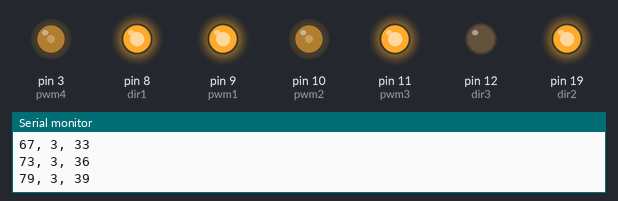
A sketch run on a simulated Arduino Uno, built with avr-gcc and run on an emulated ATmega328P. On the bench: output pins drawn as LEDs (lit = HIGH), the last lines printed to the serial monitor. Pins used as bus, display or sensor lines are not drawn.

Above: at 0.15 s.
At 5.38 s:
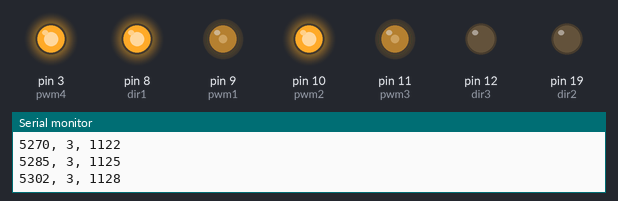
At 9.74 s:
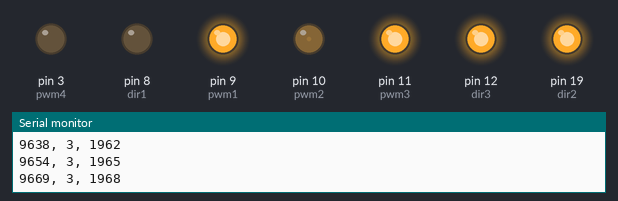
At 19.85 s:
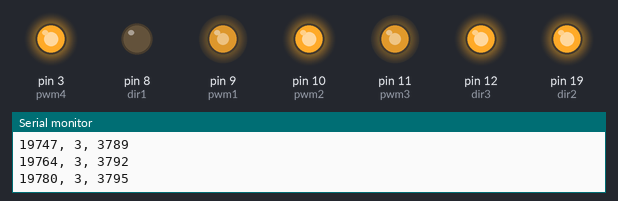
At 29.97 s:
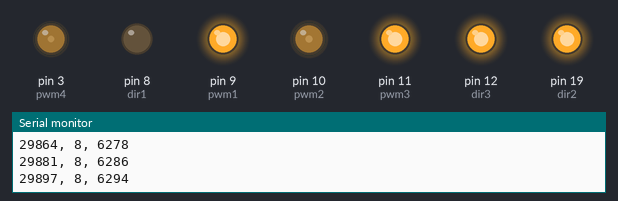
At 39.66 s:
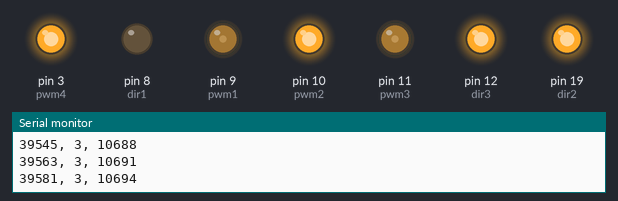
Timing chart, 0 to 40.0 s (numbered marks = the images above):
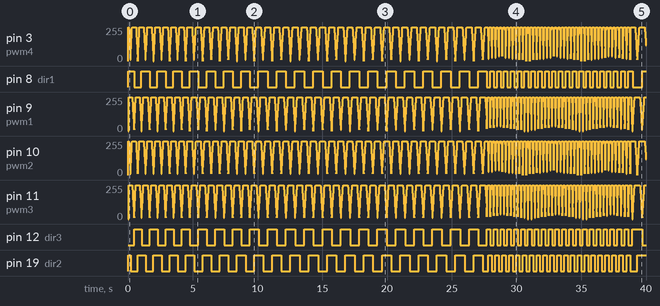

Measured:
- by itself, pin 8 (dir1): LOW → HIGH at 0.01 s, → LOW 0.46 s later, → HIGH 0.57 s later, → LOW 0.63 s later, … (85 changes in this stretch)
- by itself, pin 12 (dir3): goes 4 × (HIGH 0.58 s, LOW 0.61 s), 16 × (HIGH 0.67 s, LOW 0.66 s), 21 × (HIGH 0.27 s, LOW 0.27 s), HIGH 0.76 s, then LOW
- by itself, pin 19 (dir2): LOW → HIGH at 0.01 s, → LOW 0.19 s later, → HIGH 0.56 s later, → LOW 0.61 s later, … (85 changes in this stretch)

The sketch:

trapezoidalStepping4DoF.ino
```cpp
const byte dir1 = 8;
const byte pwm1 = 9;
const byte dir2 = 19;
const byte pwm2 = 10;
const byte dir3 = 12;
const byte pwm3 = 11;
const byte dir4 = 0;
const byte pwm4 = 3;

int val = 0;
int val2 = 0;
int val3 = 0;
int val4 = 0;
unsigned long t = 0;
float w = 0.3;//0.21;//0.42;
float w2 = 0.0005;
int del = 500;
float x = 0;
float y = 0;
unsigned long tick = 0;
long phi_n = 0;
int deltaPhi = 3; //2 (0.4 --> 2.14Hz, 2 --> 10Hz,  4 --> 20Hz) 6 should be ~30Hz
int layerPhaseOffset = 127;
float inc = 1;
boolean atPeak = false;
int sgn = 1;
int ntimes = 0;
long tstart = 0;
int numRamps = 0;

const int t_on1 = 68; // time on
const int t_off1 = 67; // time off (retracted)
//const int t_on1 = 100; // time on
//const int t_off1 = 35; // time off (retracted)
const int t_ramp1 = 30;// time to ramp from on to midpoint
const int maxVal = 255;
const int minVal = -255;
const int t1 = t_ramp1;
const int t2 = t_on1 + t_ramp1;
const int t3 = t_on1 + 3*t_ramp1;
const int t4 = t_on1 + t_off1 + 3*t_ramp1;
//const uint8_t t_per1 = 255// total period of waveform

int trapezoid(int index) {
  //index is 0 --> 255 and represents the position within one cycle of the waveform
  //  t1  t2
  //   ---
  // /     \       t5
  //t0      \    /
  //         ----
  //        t3   t4

  if (index < t1) {
    return (index*maxVal/float(t_ramp1));
  } else if (index < t2) {
    return maxVal;
  } else if (index < t3) {
    return (maxVal + (index-t2)*(minVal - maxVal)/float(2*t_ramp1));
  } else if (index < t4) {
    return minVal;
  } else {
    return (minVal - (index-t4)*minVal/float(t_ramp1));
  }
}

//int trapezoid(int index) {
//  //index is 0 --> 255 and represents the position within one cycle of the waveform
//  return int(maxVal*sin(2*PI*index/255));
//}

void actuate(uint8_t pwm_pin, uint8_t dir_pin, int pwm_val) {
  if (pwm_val < 0) {
    digitalWrite(dir_pin,LOW);
  } else {
    digitalWrite(dir_pin,HIGH);
  }
  analogWrite(pwm_pin,abs(pwm_val));
}

void setup() {
  // put your setup code here, to run once:
  Serial.begin(9600);

  pinMode(dir1, OUTPUT);
  pinMode(pwm1, OUTPUT);
  pinMode(dir2, OUTPUT);
  pinMode(pwm2, OUTPUT);
  pinMode(dir3, OUTPUT);
  pinMode(pwm3, OUTPUT);
  pinMode(dir4, OUTPUT);
  pinMode(pwm4, OUTPUT);

//  while(!Serial);
//  Serial.println("started");
//  analogWrite(pwm,255);
//  digitalWrite(dir, HIGH);
//  analogWrite(pwm2,255);
//  digitalWrite(dir2, HIGH);
//  tStart = millis();
  tstart = millis();
}

void loop() {

  if (millis() - t > 5) {
    t = millis();
//    ntimes++;


  phi_n += deltaPhi;

  val = trapezoid(phi_n%255);

  if (val >= 254 && !atPeak) {

    atPeak = true;
  }
  if (atPeak && val < 127) {
    atPeak = false;
    tick++;
    ntimes++;
  }

  if (ntimes > 20) {
      if (deltaPhi < 5) {
        deltaPhi = 8;
      } else {
        deltaPhi = 3;
      }
      ntimes = 0;
    }

//  if (deltaPhi > 85 && inc > 0) {
//    inc = -inc;
//    numRamps++;
//  } else if (deltaPhi < 2 && inc < 0) {
//    inc = -inc;
//    numRamps++;
//  }

//  if (numRamps > 2) {
//    while(1) {
//      actuate(pwm1,dir1,0);
//      actuate(pwm2,dir2,0);
//      actuate(pwm3,dir3,0);
//      actuate(pwm4,dir4,0);
//    }
//  }

//  if (millis()-tstart > 120000 || deltaPhi > 85) {
//    while(1) {
//      actuate(pwm1,dir1,0);
//      actuate(pwm2,dir2,0);
//      actuate(pwm3,dir3,0);
//      actuate(pwm4,dir4,0);
//    }
//  }
//    if (tick%50 > 25) {
//      sgn = -1;
//    } else  {
//      sgn = 1;
//    }
    val2 = trapezoid((phi_n+sgn*64)%255);

  Serial.print(millis());
  Serial.print(", ");
  Serial.print(deltaPhi);
  Serial.print(", ");
  Serial.println(phi_n);
//  Serial.print(", ");
//  Serial.print(val);
//  Serial.print(", ");
//  Serial.println(val2);

  val3 = trapezoid((phi_n+sgn*layerPhaseOffset)%255);
  val4 = trapezoid((phi_n+sgn*(layerPhaseOffset+64))%255);

//  val = -255;
//  val2 = -255;
//  val3 = -255;
//  val4 = -255;

  actuate(pwm1,dir1,val);
  actuate(pwm2,dir2,val2);
  actuate(pwm3,dir3,val3);
  actuate(pwm4,dir4,val4);

  }
//  if (val < 0) {
//    digitalWrite(dir1,LOW);
//    digitalWrite(dir3,LOW);
//  } else {
//    digitalWrite(dir1,HIGH);
//    digitalWrite(dir3,HIGH);
//  }
//  analogWrite(pwm1,abs(val));
//  analogWrite(pwm3,abs(val));
//
//  if (val2 < 0) {
//    digitalWrite(dir2,LOW);
//    digitalWrite(dir4,LOW);
//  } else {
//    digitalWrite(dir2,HIGH);
//    digitalWrite(dir4,HIGH);
//  }
//  analogWrite(pwm2,abs(val2));
//  analogWrite(pwm4,abs(val2));

//if (val < 0) {
//    digitalWrite(dir1,LOW);
//    digitalWrite(dir4,HIGH);
//  } else {
//    digitalWrite(dir1,HIGH);
//    digitalWrite(dir4,LOW);
//  }
//  analogWrite(pwm1,abs(val));
//  analogWrite(pwm4,abs(val));
//
//  if (val2 < 0) {
//    digitalWrite(dir2,LOW);
//    digitalWrite(dir3,LOW);
//  } else {
//    digitalWrite(dir2,HIGH);
//    digitalWrite(dir3,HIGH);
//  }
//  analogWrite(pwm2,abs(val2));
//  analogWrite(pwm3,abs(val2));

//  if (val < 100 && val2 < 100) {
//    digitalWrite(dir3, HIGH);
//    digitalWrite(dir4, HIGH);
//    digitalWrite(pwm3, HIGH);
//    digitalWrite(pwm4, HIGH);
//  } else {
//    digitalWrite(dir3, LOW);
//    digitalWrite(dir4, LOW);
//    digitalWrite(pwm3, HIGH);
//    digitalWrite(pwm4, HIGH);
//  }
}
```
